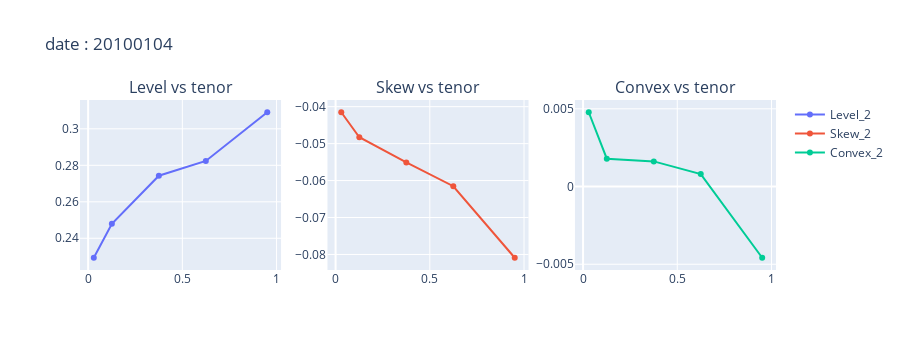

Here is the notebook cell this chart was saved with:
### Code cell
plot_params_vs_tenor("20100104")

### Figure 1 — Plotly figure (JSON) as saved in the notebook; plotly's stock layout.template omitted (floating-point values rounded to 4 significant figures)
{"data": [{"mode": "markers+lines", "name": "Level_2", "type": "scatter", "x": [0.03014, 0.126, 0.3753, 0.6247, 0.9507], "xaxis": "x", "y": [0.2293, 0.248, 0.2743, 0.2824, 0.3091], "yaxis": "y"}, {"mode": "markers+lines", "name": "Skew_2", "type": "scatter", "x": [0.03014, 0.126, 0.3753, 0.6247, 0.9507], "xaxis": "x2", "y": [-0.04152, -0.04828, -0.05509, -0.06154, -0.08089], "yaxis": "y2"}, {"mode": "markers+lines", "name": "Convex_2", "type": "scatter", "x": [0.03014, 0.126, 0.3753, 0.6247, 0.9507], "xaxis": "x3", "y": [0.004779, 0.001789, 0.001617, 0.0008005, -0.004581], "yaxis": "y3"}], "layout": {"annotations": [{"font": {"size": 16}, "showarrow": false, "text": "Level vs tenor", "x": 0.1444, "xanchor": "center", "xref": "paper", "y": 1, "yanchor": "bottom", "yref": "paper"}, {"font": {"size": 16}, "showarrow": false, "text": "Skew vs tenor", "x": 0.5, "xanchor": "center", "xref": "paper", "y": 1, "yanchor": "bottom", "yref": "paper"}, {"font": {"size": 16}, "showarrow": false, "text": "Convex vs tenor", "x": 0.8556, "xanchor": "center", "xref": "paper", "y": 1, "yanchor": "bottom", "yref": "paper"}], "height": 350, "title": {"text": "date : 20100104"}, "xaxis": {"anchor": "y", "domain": [0, 0.2889]}, "xaxis2": {"anchor": "y2", "domain": [0.3556, 0.6444]}, "xaxis3": {"anchor": "y3", "domain": [0.7111, 1]}, "yaxis": {"anchor": "x", "domain": [0, 1]}, "yaxis2": {"anchor": "x2", "domain": [0, 1]}, "yaxis3": {"anchor": "x3", "domain": [0, 1]}}}
